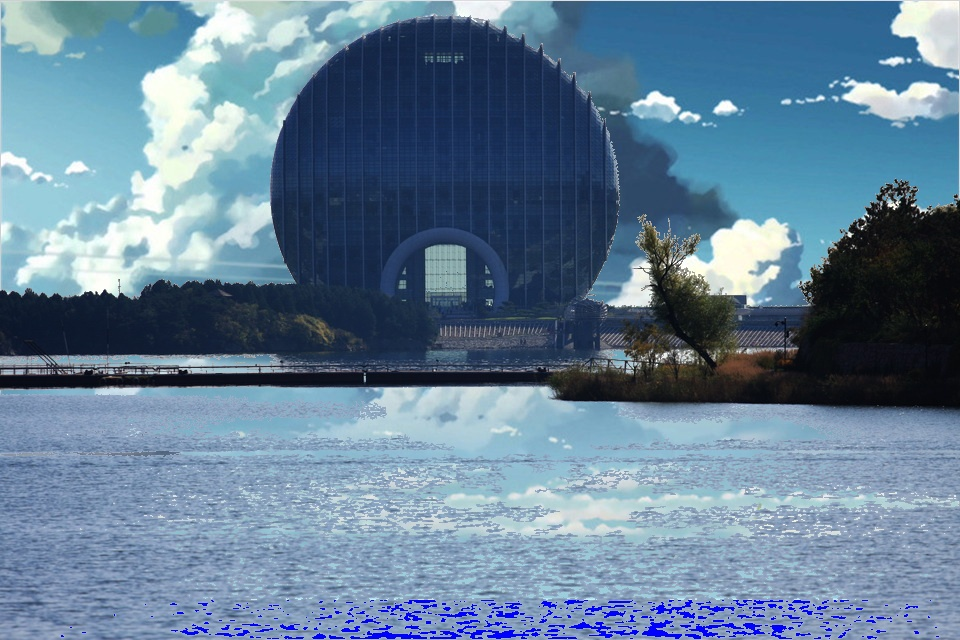
//> input picture identity.jpg, 960 x 640 px
$ ./convert   (built with g++ and OpenCV 4)
//> lines starting //> are read from the running program, lines starting //| are printed output that depends on the picture
#include <opencv/cv.hpp>
using namespace cv;

int main() {
    Mat im = imread("identity.jpg");
//> im is the input picture: 640 rows x 960 cols, CV_8UC3; mean B, G, R 151.2, 127.5, 100.3
    Mat gray;
    cvtColor(im, gray, CV_RGB2GRAY);
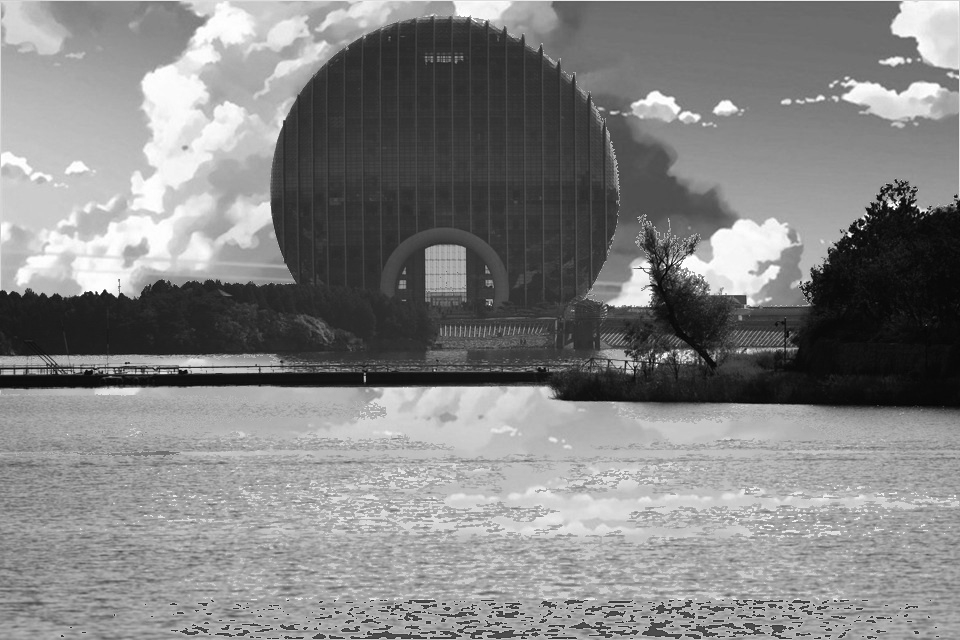
//> gray: 640 rows x 960 cols, CV_8UC1; min 0, max 255, mean 131.5
    imwrite("gray.png", gray);
    int brushSize = 2;
    int coarseness = 10;
    double contrast = 0.6;

    int l = coarseness + 1;

    int* countIntensity = new int[l];
    uint* redAvg = new uint[l];
    uint* greenAvg = new uint[l];
    uint* blueAvg = new uint[l];

    Mat out = Mat::zeros(im.size(), im.type());

    int h = im.rows;
//> h = 640
    int w = im.cols;
//> w = 960

    for (int y = 0; y < h; y++) {
        int top = y - brushSize;
        int bottom = y + brushSize + 1;

        if (top < 0) {
            top = 0;
        }
        if (bottom >= h) {
            bottom = h - 1;
        }

        for (int x = 0; x < w; x++) {
            int left = x - brushSize;
            int right = x + brushSize + 1;

            if (left < 0) {
                left = 0;
            }
            if (right >= w) {
                right = w - 1;
            }

            for (int i = 0; i < l; i++) {
                countIntensity[i] = 0;
                redAvg[i] = 0;
                greenAvg[i] = 0;
                blueAvg[i] = 0;
            }

            for (int i = top; i < bottom; i++) {
                for (int j = left; j < right; j++) {
                    uchar intensity = (coarseness * gray.at<uchar>(i, j)) / 255;

                    countIntensity[intensity] += 1;
                    redAvg[intensity] += im.at<Vec3b>(i, j)[2];
                    greenAvg[intensity] += im.at<Vec3b>(i, j)[1];
                    blueAvg[intensity] += im.at<Vec3b>(i, j)[0];
                }
            }

            int chosenIntensity = 0;
            int maxInstance = countIntensity[0];

            for (int i = 1; i < l; i++) {
                if (countIntensity[i] > maxInstance) {
                    chosenIntensity = i;
                    maxInstance = countIntensity[i];
                }
            }

            out.at<Vec3b>(y, x)[2] = redAvg[chosenIntensity] / (float) maxInstance;
            out.at<Vec3b>(y, x)[1] = greenAvg[chosenIntensity] / (float) maxInstance;
            out.at<Vec3b>(y, x)[0] = blueAvg[chosenIntensity] / (float) maxInstance;

            for (int i = 0; i < 3; i++) {
                out.at<Vec3b>(y, x)[i] = (int) (out.at<Vec3b>(y, x)[i] * contrast + (1 - contrast) * 125);
            }
        }
    }
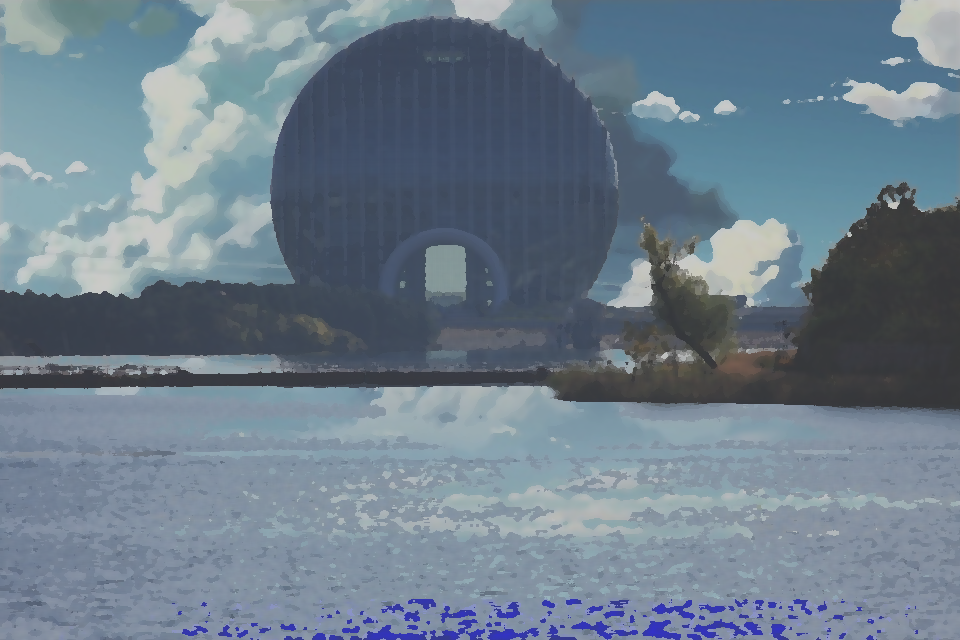
//> out: 640 rows x 960 cols, CV_8UC3; mean B, G, R 139.7, 125.4, 109
    imwrite("out.png", out);
    return 0;
}

$ run again, with test.jpg copied over identity.jpg
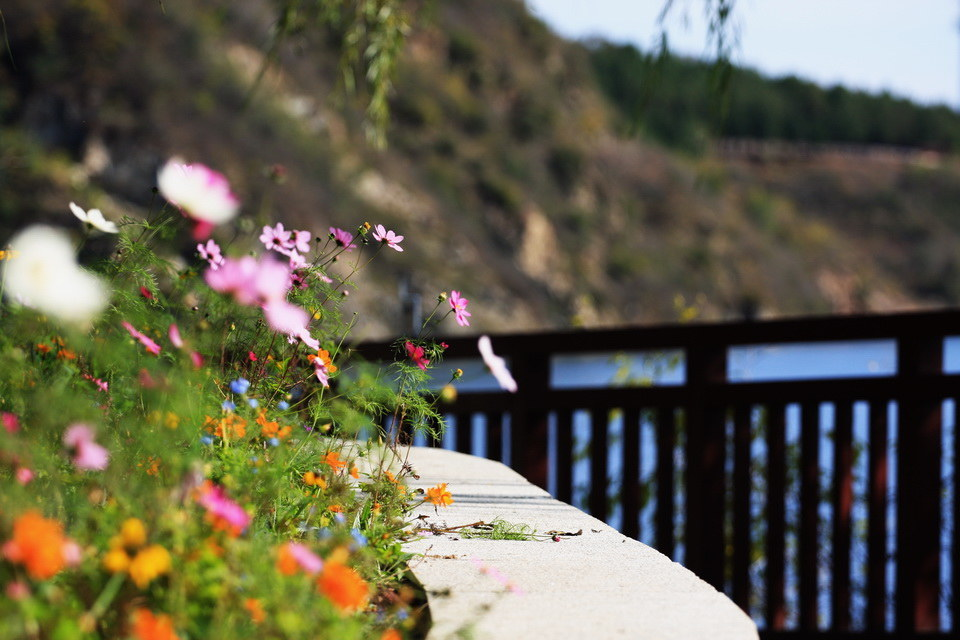
//> input picture test.jpg, 960 x 640 px
//> im is the input picture: 640 rows x 960 cols, CV_8UC3; mean B, G, R 77.4, 95.2, 98
//> `cvtColor(im, gray, CV_RGB2GRAY);`:
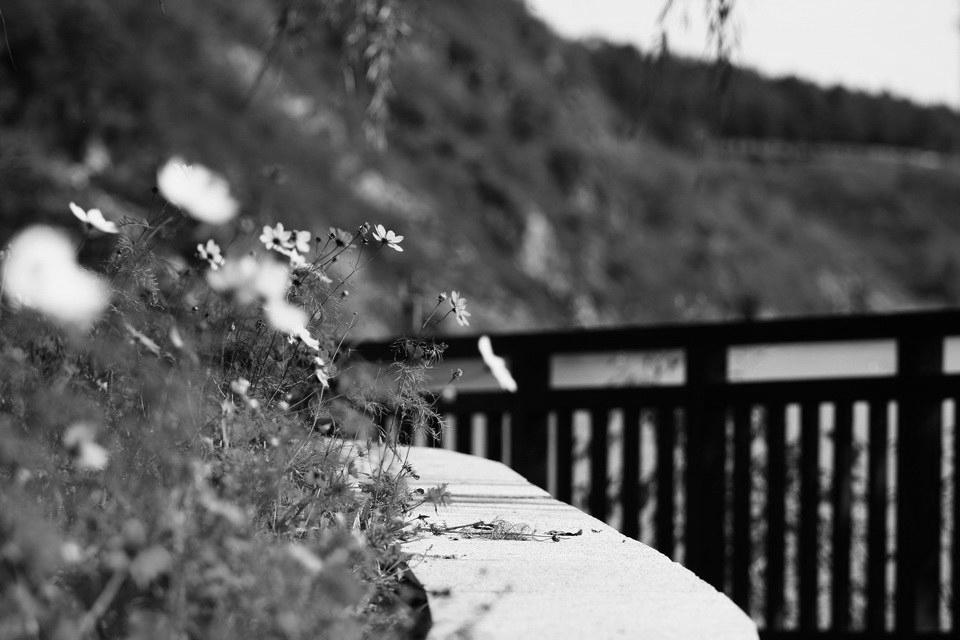
//> gray: 640 rows x 960 cols, CV_8UC1; min 0, max 255, mean 90.2
//> after the loop `for (int y = 0; y < h; y++)`:
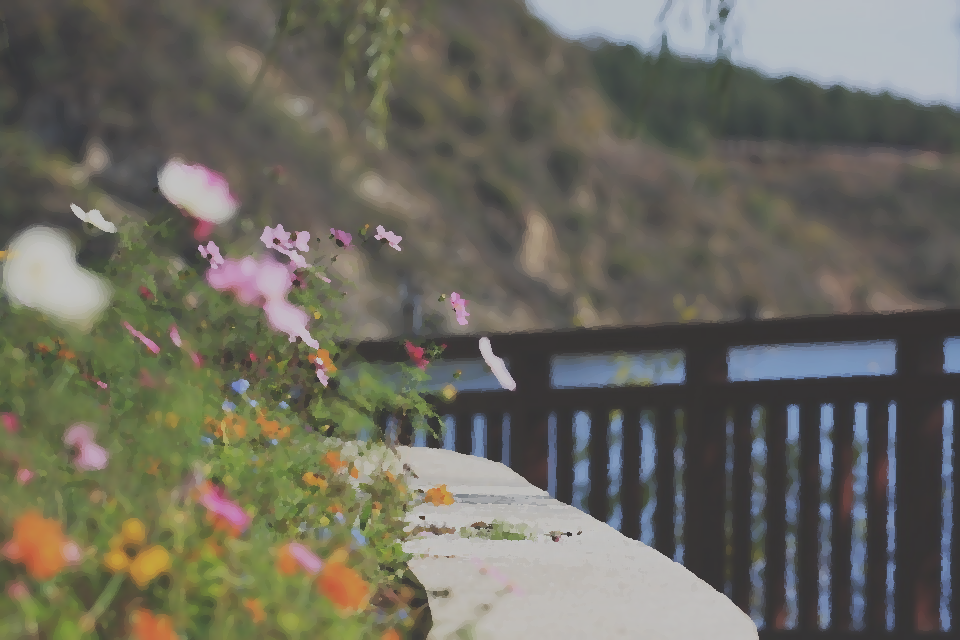
//> out: 640 rows x 960 cols, CV_8UC3; mean B, G, R 95.3, 106.1, 107.8
